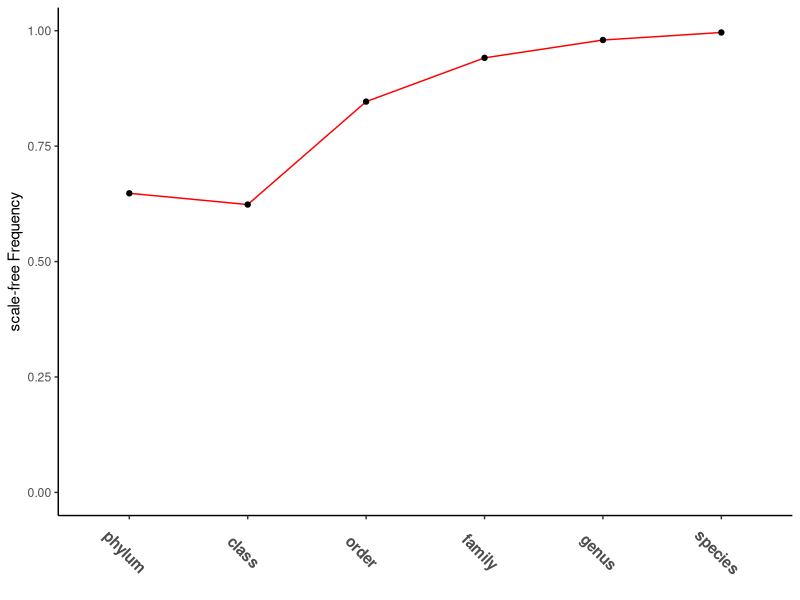

R code for this plot:
library(ggplot2)
library(dplyr)
require(gridExtra)
library(grid)
library(cowplot)
library(ggpubr)

all_df<-read.table("scale_free.csv", sep=",", header=TRUE)
my_levels <- c("phylum", "class", "order", "family", "genus", "species")
my_distri <- c("lognormal_positive", "exponential", "Weibull")

pdf(file="scale_free.pdf", width=3, height=2.5, onefile=FALSE)

# pow_percentage <- c()
# levels_list <- c()
# distribution <- c()
# 
# # df <- filter(all_df, Group == "CRC")
# df <- all_df
# 
# for (this_level in my_levels){
#   for (this_dictri in my_distri){
#     dat <- filter(df, Level == this_level & Comparison==this_dictri)
#     
#     over_zero <- colSums(dat[c("ratio")] > 0)
#     all_num <- colSums(dat[c("ratio")] > -1000000)
#     pow_rate <- over_zero/all_num
#     
#     pow_percentage <- append(pow_percentage, pow_rate)
#     levels_list <- append(levels_list, this_level)
#     distribution <- append(distribution, this_dictri)
#     print (this_dictri)
#   }
# }
# 
# my_data <- data.frame(pow_percentage, levels_list, distribution)
# 
# my_data$levels_list <- as.character(my_data$levels_list)
# my_data$levels_list <- factor(my_data$levels_list, levels=my_levels)
# 
# 
# p<-ggplot(my_data, aes(x=levels_list, y=pow_percentage, group=distribution)) +
#   geom_line(aes(color=distribution))+
#   geom_point(aes(shape=distribution))+
#   xlab("")+
#   ylab("Proportion")+
#   theme(axis.text.x = element_text(angle=0, hjust=0.4, size = 6))+
#   theme(axis.title.y = element_text(size = 8))
# p
# 
# 
# write.csv(my_data, file="scale_free_ratio.csv")

df<-read.table("scale_free.csv", sep=",", header=TRUE)

df$level <- factor(df$level, levels=df$level)

ggplot(data=df, aes(x=level, y=Frequency, group=1)) +
  geom_line(color="red")+
  geom_point()+
  theme_classic()+ scale_y_continuous(limits=c(0, 1))+
  xlab("")+ 
  ylab("scale-free Frequency")+theme(axis.text.x = element_text(angle = 315, size=11, face = "bold"))

dev.off()